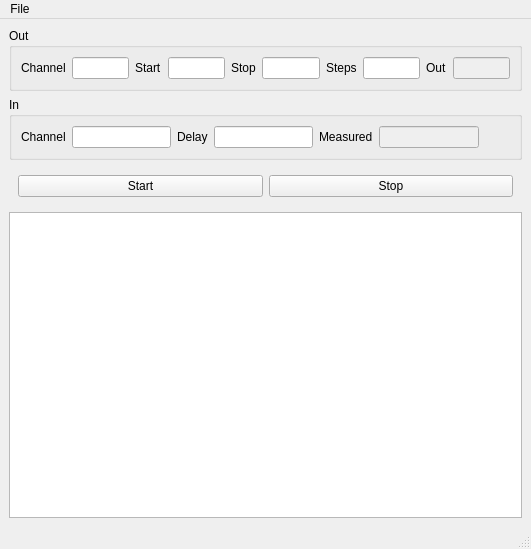
<?xml version="1.0" encoding="UTF-8"?>
<ui version="4.0">
 <class>MainWindow</class>
 <widget class="QMainWindow" name="MainWindow">
  <property name="geometry">
   <rect>
    <x>0</x>
    <y>0</y>
    <width>531</width>
    <height>549</height>
   </rect>
  </property>
  <property name="windowTitle">
   <string>Python for the Lab: Scan Window</string>
  </property>
  <property name="windowIcon">
   <iconset>
    <normaloff>logo.png</normaloff>logo.png</iconset>
  </property>
  <property name="iconSize">
   <size>
    <width>40</width>
    <height>40</height>
   </size>
  </property>
  <widget class="QWidget" name="central_widget">
   <layout class="QVBoxLayout" name="verticalLayout">
    <item>
     <widget class="QGroupBox" name="out_group">
      <property name="title">
       <string>Out</string>
      </property>
      <layout class="QHBoxLayout" name="horizontalLayout_2">
       <item>
        <widget class="QLabel" name="out_channel_label">
         <property name="text">
          <string>Channel</string>
         </property>
        </widget>
       </item>
       <item>
        <widget class="QLineEdit" name="out_channel_line"/>
       </item>
       <item>
        <widget class="QLabel" name="start_label">
         <property name="text">
          <string>Start</string>
         </property>
        </widget>
       </item>
       <item>
        <widget class="QLineEdit" name="start_line"/>
       </item>
       <item>
        <widget class="QLabel" name="stop_label">
         <property name="text">
          <string>Stop</string>
         </property>
        </widget>
       </item>
       <item>
        <widget class="QLineEdit" name="stop_line"/>
       </item>
       <item>
        <widget class="QLabel" name="num_steps_label">
         <property name="text">
          <string>Steps</string>
         </property>
        </widget>
       </item>
       <item>
        <widget class="QLineEdit" name="num_steps_line"/>
       </item>
       <item>
        <widget class="QLabel" name="label">
         <property name="text">
          <string>Out</string>
         </property>
        </widget>
       </item>
       <item>
        <widget class="QLineEdit" name="out_line">
         <property name="enabled">
          <bool>false</bool>
         </property>
        </widget>
       </item>
      </layout>
     </widget>
    </item>
    <item>
     <widget class="QGroupBox" name="in_group">
      <property name="title">
       <string>In</string>
      </property>
      <layout class="QHBoxLayout" name="horizontalLayout_3">
       <item>
        <widget class="QLabel" name="in_channel_label">
         <property name="text">
          <string>Channel</string>
         </property>
        </widget>
       </item>
       <item>
        <widget class="QLineEdit" name="in_channel_line"/>
       </item>
       <item>
        <widget class="QLabel" name="delay_label">
         <property name="text">
          <string>Delay</string>
         </property>
        </widget>
       </item>
       <item>
        <widget class="QLineEdit" name="delay_line"/>
       </item>
       <item>
        <widget class="QLabel" name="label_2">
         <property name="text">
          <string>Measured</string>
         </property>
        </widget>
       </item>
       <item>
        <widget class="QLineEdit" name="measured_line">
         <property name="enabled">
          <bool>false</bool>
         </property>
        </widget>
       </item>
       <item>
        <spacer name="horizontalSpacer">
         <property name="orientation">
          <enum>Qt::Horizontal</enum>
         </property>
         <property name="sizeHint" stdset="0">
          <size>
           <width>40</width>
           <height>20</height>
          </size>
         </property>
        </spacer>
       </item>
      </layout>
     </widget>
    </item>
    <item>
     <widget class="QWidget" name="button_widgets" native="true">
      <layout class="QHBoxLayout" name="horizontalLayout">
       <item>
        <widget class="QPushButton" name="start_button">
         <property name="text">
          <string>Start</string>
         </property>
        </widget>
       </item>
       <item>
        <widget class="QPushButton" name="stop_button">
         <property name="text">
          <string>Stop</string>
         </property>
        </widget>
       </item>
      </layout>
     </widget>
    </item>
    <item>
     <widget class="PlotWidget" name="plot_widget"/>
    </item>
   </layout>
  </widget>
  <widget class="QMenuBar" name="menubar">
   <property name="geometry">
    <rect>
     <x>0</x>
     <y>0</y>
     <width>531</width>
     <height>24</height>
    </rect>
   </property>
   <widget class="QMenu" name="menuFile">
    <property name="title">
     <string>File</string>
    </property>
    <addaction name="actionSave"/>
   </widget>
   <addaction name="menuFile"/>
  </widget>
  <widget class="QStatusBar" name="statusbar"/>
  <action name="actionSave">
   <property name="text">
    <string>Save</string>
   </property>
   <property name="shortcut">
    <string>Ctrl+S</string>
   </property>
  </action>
 </widget>
 <customwidgets>
  <customwidget>
   <class>PlotWidget</class>
   <extends>QGraphicsView</extends>
   <header>pyqtgraph</header>
  </customwidget>
 </customwidgets>
 <resources>
  <include location="resources.qrc"/>
 </resources>
 <connections/>
</ui>
